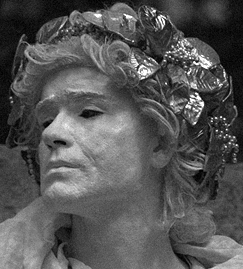
#> input picture images/statue.png, 243 x 269 px
$ python imagesDiffParameters.py
#> lines starting #> are read from the running program, lines starting #| are printed output that depends on the picture
#> further down, originalImage is the input picture: shape (269, 243); min 0, max 255, mean 85.5
### helpers/gaussianHelper.py
import math

import numpy as np


def gaussian_kernel_1d(sigma, x):
    return (1 / (math.sqrt(2 * math.pi) * sigma)) * np.exp(-x ** 2 / (2 * sigma ** 2))


def gaussian_kernel_2d(sigma, x):
    return (1 / (2 * math.pi * sigma ** 2)) * np.exp(-(x ** 2) / (2 * sigma ** 2))


# [9 lines left out: function add_gauss_noise_1d_signal, not called in this run]


def add_gauss_noise_2d_signal(img, sigma=1):
    # Compute image dimensions
#> called with sigma = 10
    rows, cols = img.shape
#> rows = 269; cols = 243
    img = img.astype(np.float32)
    # Add Gaussian noise
    noise = np.random.normal(0, sigma, (rows, cols))

    return img + noise
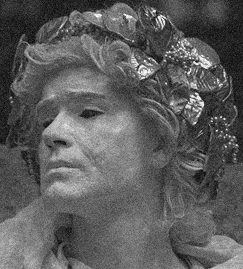
#> returned value: shape (269, 243) float64; min -25.39, max 279.1, mean 85.4; drawn with min black and max white


def add_gauss_noise_2d_image(img, sigma=1):
    # Compute image dimensions
    noised = add_gauss_noise_2d_signal(img, sigma)
    ret = np.clip(noised, 0, 255).astype(np.uint8)
    return ret

### trilateral/trilateralFilter2D.py
import math

import matplotlib
import matplotlib.pyplot as plt
import numpy as np

from helpers.Utils import match_shape, distance
from helpers.gaussianHelper import gaussian_kernel_2d, add_gauss_noise_2d_signal
from helpers.gradients import get_average_gradients


def trilateral_filter_2d(img, sigma_spatial, sigma_intensity=10):
    # Initialize filtered image
    # Compute image dimensions
    img = img.astype(np.float32)
    rows, cols = img.shape

    # Initialize filtered image
    filtered_img = np.zeros_like(img)
    print(img.shape)

    # Generate spatial kernel
    kernel_size = math.ceil(1.5 * sigma_spatial)
    X, Y = np.meshgrid(np.arange(-kernel_size, kernel_size + 1), np.arange(-kernel_size, kernel_size + 1))
    spatial_kernel = gaussian_kernel_2d(sigma_spatial, np.sqrt(X ** 2 + Y ** 2))

    # Compute average gradients in the neighborhood for each pixel
    average_gradients_x, average_gradients_y = get_average_gradients(img, kernel_size)

    # Compute Sigma for range kernel
    # beta = 1.6
    # sigma_intensity = beta * distance(np.max(np.sqrt(average_gradients_y ** 2 + average_gradients_x ** 2)),
    #                                   np.min(np.sqrt(average_gradients_y ** 2 + average_gradients_x ** 2)))
    R = sigma_intensity
    print("sigma_intensity", sigma_intensity)

    tilting_vectors_y = np.zeros_like(img).astype(np.float32)
    tilting_vectors_x = np.zeros_like(img).astype(np.float32)
    # Precompute gradient vectors
    for i in range(img.shape[0]):
        for j in range(img.shape[1]):
            # Define region of interest
            regionLB = (max(0, i - kernel_size), max(0, j - kernel_size))
            regionUB = (min(img.shape[0], i + kernel_size + 1), min(img.shape[1], j + kernel_size + 1))
            region = img[regionLB[0]:regionUB[0], regionLB[1]:regionUB[1]].astype(np.float32)

            # delta Iin (y, x)
            gradient_point = (int(img[min(img.shape[0] - 1, i + 1), j]) - img[i, j],
                              int(img[i, min(img.shape[1] - 1, j + 1)]) - img[i, j])

            # delta Iin for region(X, Y)
            # y gradients, (shift down)
            shifted_region_y = img[regionLB[0] + 1:min(img.shape[0], regionUB[0] + 1),
                               regionLB[1]:regionUB[1]]

            if len(shifted_region_y) == 0:
                region_gradient_y = 0
            else:
                region_gradient_y = shifted_region_y - region[:len(shifted_region_y), :]

            # x gradients, (shift right)
            shifted_region_x = img[regionLB[0]:regionUB[0],
                               regionLB[1] + 1:min(img.shape[1], regionUB[1] + 1)]

            if len(shifted_region_x[0]) == 0:
                region_gradient_x = 0
            else:
                region_gradient_x = shifted_region_x - region[:, :len(shifted_region_x[0])]

            # Match shape (in case of boundaries)
            region_gradient_y = match_shape(region_gradient_y, region.shape, gradient_point[0])
            region_gradient_x = match_shape(region_gradient_x, region.shape, gradient_point[1])

            # S-kernel
            vector_distances = distance(region_gradient_y, region_gradient_x)
            grad_s_kernel = gaussian_kernel_2d(sigma_intensity, vector_distances)

            # Kernel
            grad_kernel = grad_s_kernel * spatial_kernel[max(kernel_size - i, 0):min(kernel_size + (img.shape[0] - i),
                                                                                     (2 * kernel_size) + 1),
                                          max(kernel_size - j, 0):min(kernel_size + (img.shape[1] - j),
                                                                      (2 * kernel_size) + 1)]

            if np.sum(grad_kernel) != 0:
                grad_kernel /= np.sum(grad_kernel)

            # Compute tilting vector G
            tilting_vectors_y[i][j] = np.sum(region_gradient_y * grad_kernel)
            tilting_vectors_x[i][j] = np.sum(region_gradient_x * grad_kernel)

    # Apply filter
    for i in range(img.shape[0]):
        for j in range(img.shape[1]):
            # Define region of interest
            regionLB = (max(0, i - kernel_size), max(0, j - kernel_size))
            regionUB = (min(img.shape[0], i + kernel_size + 1), min(img.shape[1], j + kernel_size + 1))
            region = img[regionLB[0]:regionUB[0], regionLB[1]:regionUB[1]].astype(np.float32)

            y_arranged = (np.arange(regionLB[0], regionUB[0]) - i)
            x_arranged = (np.arange(regionLB[1], regionUB[1]) - j)

            # Compute plane
            plane = tilting_vectors_y[i][j] * np.repeat(y_arranged[:, np.newaxis], len(x_arranged), axis=1)
            plane += tilting_vectors_x[i][j] * np.repeat(x_arranged[np.newaxis, :], len(y_arranged), axis=0)
            plane += img[i][j]
            # I{delta}(x, vector)
            diff_from_plane = region - plane

            # S-kernel
            s_kernel = gaussian_kernel_2d(sigma_intensity, np.abs(diff_from_plane))

            # Neighborhood inclusion kernel
            inclusion = distance(
                tilting_vectors_y[regionLB[0]:regionUB[0], regionLB[1]:regionUB[1]] - tilting_vectors_y[i][j],
                tilting_vectors_x[regionLB[0]:regionUB[0], regionLB[1]:regionUB[1]] - tilting_vectors_x[i][j]) < R

            # Kernel
            kernel = s_kernel * spatial_kernel[
                                max(kernel_size - i, 0):min(kernel_size + (img.shape[0] - i), (2 * kernel_size) + 1),
                                max(kernel_size - j, 0):min(kernel_size + (img.shape[1] - j),
                                                            (2 * kernel_size) + 1)] * inclusion
            kernel /= np.sum(kernel)

            # Compute final value
            filtered_img[i][j] = img[i][j] + np.sum(diff_from_plane * kernel)

    return filtered_img


# [30 lines that do not run on import are left out]

### quadlateral/quadlateralFilter2D.py
import math

import matplotlib.pyplot as plt
import numpy as np
from matplotlib import cm

from helpers.Utils import distance, calc_psnr
from helpers.gaussianHelper import gaussian_kernel_2d, add_gauss_noise_2d_image
from helpers.gradients import get_bilateral_derivative_y, get_bilateral_derivative_x


def quadrateral_filter_2d(img, sigma_spatial, sigma_intensity=10, interpolation=False, inclusion_threshold=-1):
    # Initialize filtered image

    filtered_img = np.zeros_like(img).astype(np.float32)

    # Generate spatial kernel
    kernel_size = math.ceil(1.5 * sigma_spatial)
    X, Y = np.meshgrid(np.arange(-kernel_size, kernel_size + 1), np.arange(-kernel_size, kernel_size + 1))
    spatial_kernel = gaussian_kernel_2d(sigma_spatial, np.sqrt(X ** 2 + Y ** 2))

    # Compute derivatives used for reconstruction
    derivative_y = get_bilateral_derivative_y(img, kernel_size, spatial_kernel, sigma_intensity)
    print('derivative_y done')
    derivative_x = get_bilateral_derivative_x(img, kernel_size, spatial_kernel, sigma_intensity)
    print('derivative_x done')
    derivative_xy = get_bilateral_derivative_y(derivative_x, kernel_size, spatial_kernel, sigma_intensity)
    print('derivative_xy done')
    derivative_xx = get_bilateral_derivative_x(derivative_x, kernel_size, spatial_kernel, sigma_intensity)
    print('derivative_xx done')
    derivative_yy = get_bilateral_derivative_y(derivative_y, kernel_size, spatial_kernel, sigma_intensity)
    print('derivative_yy done')

    # Compare this plane to neighbouring pixels for range kernel
    #quad_planes = np.empty((img.shape[0], img.shape[1]), dtype=object)

    # Apply filter
    k_vals = np.zeros_like(img).astype(np.float32)
    uncert = np.zeros_like(img).astype(np.float32)
    for i in range(img.shape[0]):
        for j in range(img.shape[1]):
            # Define region of interest
            regionLB = (max(0, i - kernel_size), max(0, j - kernel_size))
            regionUB = (min(img.shape[0], i + kernel_size + 1), min(img.shape[1], j + kernel_size + 1))
            region = img[regionLB[0]:regionUB[0], regionLB[1]:regionUB[1]].astype(np.float32)

            y_arranged = (np.arange(regionLB[0], regionUB[0]) - i)
            x_arranged = (np.arange(regionLB[1], regionUB[1]) - j)

            # Compute plane ax^2 + by^2 + cx + dy + e -> (Tyler's 2nd order approximation)

            change_X = np.repeat(x_arranged[np.newaxis, :], len(y_arranged), axis=0)
            change_Y = np.repeat(y_arranged[:, np.newaxis], len(x_arranged), axis=1)

            quad_plane = derivative_x[i][j] * change_X + derivative_y[i][j] * change_Y
            if i % 100 == 0 and j == 0 == 0:
                print(i)
            quad_plane += img[i][j]
            quad_plane += 0.5 * derivative_xx[i][j] * change_X ** 2 + 0.5 * derivative_yy[i][j] * change_Y ** 2 + \
                          derivative_xy[i][j] * change_X * change_Y
            #quad_planes[i][j] = quad_plane

            # I{delta}(x, vector)
            diff_from_plane = region - quad_plane

            # S-kernel
            s_kernel = gaussian_kernel_2d(sigma_intensity, np.abs(diff_from_plane))

            # Kernel
            kernel = s_kernel * spatial_kernel[
                                max(kernel_size - i, 0):min(kernel_size + (img.shape[0] - i), (2 * kernel_size) + 1),
                                max(kernel_size - j, 0):min(kernel_size + (img.shape[1] - j),
                                                            (2 * kernel_size) + 1)]

            norm_factor = np.sum(kernel)
            k_vals[i][j] = np.log10(norm_factor)

            if i < 2:
                uncertainty = 0
            else:
                 uncertainty = 1/(1 + math.e ** ((2*(np.log10(norm_factor) - np.mean(k_vals[:i]))/np.std(k_vals[:i])) + 1.5))
            uncert[i][j] = uncertainty

            kernel /= norm_factor

            #Interpolation
            if interpolation:
                intensity_diff = region - img[i, j]
                bilat_range_kernel = gaussian_kernel_2d(sigma_intensity, np.abs(intensity_diff))
                bilat_kernel = bilat_range_kernel * spatial_kernel[
                                max(kernel_size - i, 0):min(kernel_size + (img.shape[0] - i), (2 * kernel_size) + 1),
                                max(kernel_size - j, 0):min(kernel_size + (img.shape[1] - j),
                                                            (2 * kernel_size) + 1)]
                bilat_kernel /= np.sum(bilat_kernel)
                bilat_pixel_value = np.sum(region * bilat_kernel)
                quad_pixel_value = img[i][j] + np.sum(diff_from_plane * kernel)

                filtered_img[i][j] = (1 - uncertainty) * quad_pixel_value + uncertainty * bilat_pixel_value
            else:
                filtered_img[i][j] = img[i][j] + np.sum(diff_from_plane * kernel)

    return filtered_img, uncert, None

import cv2 as cv
# [10 lines that do not run on import are left out]

    # [29 lines of commented-out code are left out]

### helpers/Utils.py
import math

import numpy as np


def distance(x, y):
    return np.sqrt(x ** 2 + y ** 2)


def min_tuple(t1, t2):
    return tuple(map(lambda x, y: min(x, y), t1, t2))


def match_shape(arr, shape, val):
    new_arr = np.full(shape, val)
    new_arr[:arr.shape[0], :arr.shape[1]] = arr
    return new_arr


# [7 lines left out: function calc_psnr, not called in this run]

def calc_uncertainty(norm_factor, mean, std, alpha=2, beta=1):
    uncretainty = 1/(1 + math.e ** (alpha*((norm_factor - mean)/std) + beta))
    return uncretainty

### helpers/gradients.py
import numpy as np

from helpers.Utils import match_shape
from helpers.gaussianHelper import gaussian_kernel_2d


def get_bilateral_derivative_y(img, kernel_size, spatial_kernel, sigma_intensity):
    tilting_vectors_y = np.zeros_like(img).astype(np.float32)
    # Precompute gradient vectors
    for i in range(img.shape[0]):
        for j in range(img.shape[1]):
            # Define region of interest
            regionLB = (max(0, i - kernel_size), max(0, j - kernel_size))
            regionUB = (min(img.shape[0], i + kernel_size + 1), min(img.shape[1], j + kernel_size + 1))
            region = img[regionLB[0]:regionUB[0], regionLB[1]:regionUB[1]].astype(np.float32)

            # delta Iin (y, x)
            gradient_point = (int(img[min(img.shape[0] - 1, i + 1), j]) - img[i, j],
                              int(img[i, min(img.shape[1] - 1, j + 1)]) - img[i, j])

            # delta Iin for region(X, Y)
            # y gradients, (shift down)
            shifted_region_y = img[regionLB[0] + 1:min(img.shape[0], regionUB[0] + 1),
                               regionLB[1]:regionUB[1]]

            if len(shifted_region_y) == 0:
                region_gradient_y = 0
            else:
                region_gradient_y = shifted_region_y - region[:len(shifted_region_y), :]

            region_gradient_y = match_shape(region_gradient_y, region.shape, gradient_point[0])

            # S-kernel
            grad_s_kernel = gaussian_kernel_2d(sigma_intensity, np.abs(region_gradient_y))

            # Kernel
            grad_kernel = grad_s_kernel * spatial_kernel[
                                          max(kernel_size - i, 0):min(kernel_size + (img.shape[0] - i),
                                                                      (2 * kernel_size) + 1),
                                          max(kernel_size - j, 0):min(kernel_size + (img.shape[1] - j),
                                                                      (2 * kernel_size) + 1)]

            if np.sum(grad_kernel) != 0:
                grad_kernel /= np.sum(grad_kernel)

            # Compute tilting vector G
            tilting_vectors_y[i][j] = np.sum(region_gradient_y * grad_kernel)

    return tilting_vectors_y


def get_bilateral_derivative_x(img, kernel_size, spatial_kernel, sigma_intensity):
    tilting_vectors_x = np.zeros_like(img).astype(np.float32)
    # Precompute gradient vectors
    for i in range(img.shape[0]):
        for j in range(img.shape[1]):
            # Define region of interest
            regionLB = (max(0, i - kernel_size), max(0, j - kernel_size))
            regionUB = (min(img.shape[0], i + kernel_size + 1), min(img.shape[1], j + kernel_size + 1))
            region = img[regionLB[0]:regionUB[0], regionLB[1]:regionUB[1]].astype(np.float32)

            # delta Iin (y, x)
            gradient_point = (int(img[min(img.shape[0] - 1, i + 1), j]) - img[i, j],
                              int(img[i, min(img.shape[1] - 1, j + 1)]) - img[i, j])

            # x gradients, (shift right)
            shifted_region_x = img[regionLB[0]:regionUB[0],
                               regionLB[1] + 1:min(img.shape[1], regionUB[1] + 1)]

            if len(shifted_region_x[0]) == 0:
                region_gradient_x = 0
            else:
                region_gradient_x = shifted_region_x - region[:, :len(shifted_region_x[0])]

            # Match shape (in case of boundaries)
            region_gradient_x = match_shape(region_gradient_x, region.shape, gradient_point[1])

            # S-kernel
            grad_s_kernel = gaussian_kernel_2d(sigma_intensity, np.abs(region_gradient_x))

            # Kernel
            grad_kernel = grad_s_kernel * spatial_kernel[max(kernel_size - i, 0):min(kernel_size + (img.shape[0] - i),
                                                                                     (2 * kernel_size) + 1),
                                          max(kernel_size - j, 0):min(kernel_size + (img.shape[1] - j),
                                                                      (2 * kernel_size) + 1)]

            if np.sum(grad_kernel) != 0:
                grad_kernel /= np.sum(grad_kernel)

            # Compute tilting vector G
            tilting_vectors_x[i][j] = np.sum(region_gradient_x * grad_kernel)

    return tilting_vectors_x


def get_average_gradients(img, kernel_size):
    average_gradients_x = np.zeros_like(img).astype(np.float32)
    average_gradients_y = np.zeros_like(img).astype(np.float32)
    for i in range(img.shape[0]):
        for j in range(img.shape[1]):
            # Define region of interest
            regionLB = (max(0, i - kernel_size), max(0, j - kernel_size))
            regionUB = (min(img.shape[0], i + kernel_size + 1), min(img.shape[1], j + kernel_size + 1))
            region = img[regionLB[0]:regionUB[0], regionLB[1]:regionUB[1]].astype(np.float32)

            # y gradients, (shift down)
            shifted_region_y = img[regionLB[0] + 1:min(img.shape[0], regionUB[0] + 1),
                               regionLB[1]:regionUB[1]]

            if len(shifted_region_y) == 0:
                average_gradients_y[i][j] = 0
            else:
                region_gradient = shifted_region_y - region[:len(shifted_region_y), :]
                average_gradients_y[i][j] = np.mean(region_gradient)

            # x gradients, (shift right)
            shifted_region_x = img[regionLB[0]:regionUB[0],
                               regionLB[1] + 1:min(img.shape[1], regionUB[1] + 1)]

            if len(shifted_region_x) == 0:
                average_gradients_x[i][j] = 0
            else:
                region_gradient = shifted_region_x - region[:, :len(shifted_region_x[0])]
                average_gradients_x[i][j] = np.mean(region_gradient)

    return average_gradients_x, average_gradients_y

### visualize/imagesDiffParameters.py
import cv2 as cv
import numpy as np
from matplotlib import pyplot as plt

from evaluate.fastNoiseApprox import fastMeanNoiseEstimation
from helpers.gaussianHelper import add_gauss_noise_2d_image
from quadlateral.quadlateralFilter2D import quadrateral_filter_2d
from trilateral.trilateralFilter2D import trilateral_filter_2d


if __name__ == '__main__':
    originalImage = cv.imread('../images/statue.png', cv.IMREAD_GRAYSCALE)
    noisedImage = add_gauss_noise_2d_image(originalImage, 10)

    sigmaSpatials = [4, 6, 8, 10]
    sigmaIntensities = [5, 15, 20, 30, 40]

    resultsSpatial = []
    for sigmaSpatial in sigmaSpatials:
        resultsIntensity = []
        for sigmaIntensity in sigmaIntensities:
            print("Spatial: ", sigmaSpatial, " Intensity: ", sigmaIntensity)

            bilateral = cv.bilateralFilter(noisedImage, sigmaSpatial*6+1, sigmaColor=sigmaIntensity, sigmaSpace=sigmaSpatial)
            tri = trilateral_filter_2d(noisedImage, sigma_spatial=sigmaSpatial, sigma_intensity=sigmaIntensity).clip(0, 255).astype(np.uint8)
#> (the run stopped early here; a loop or call above may not have finished)
